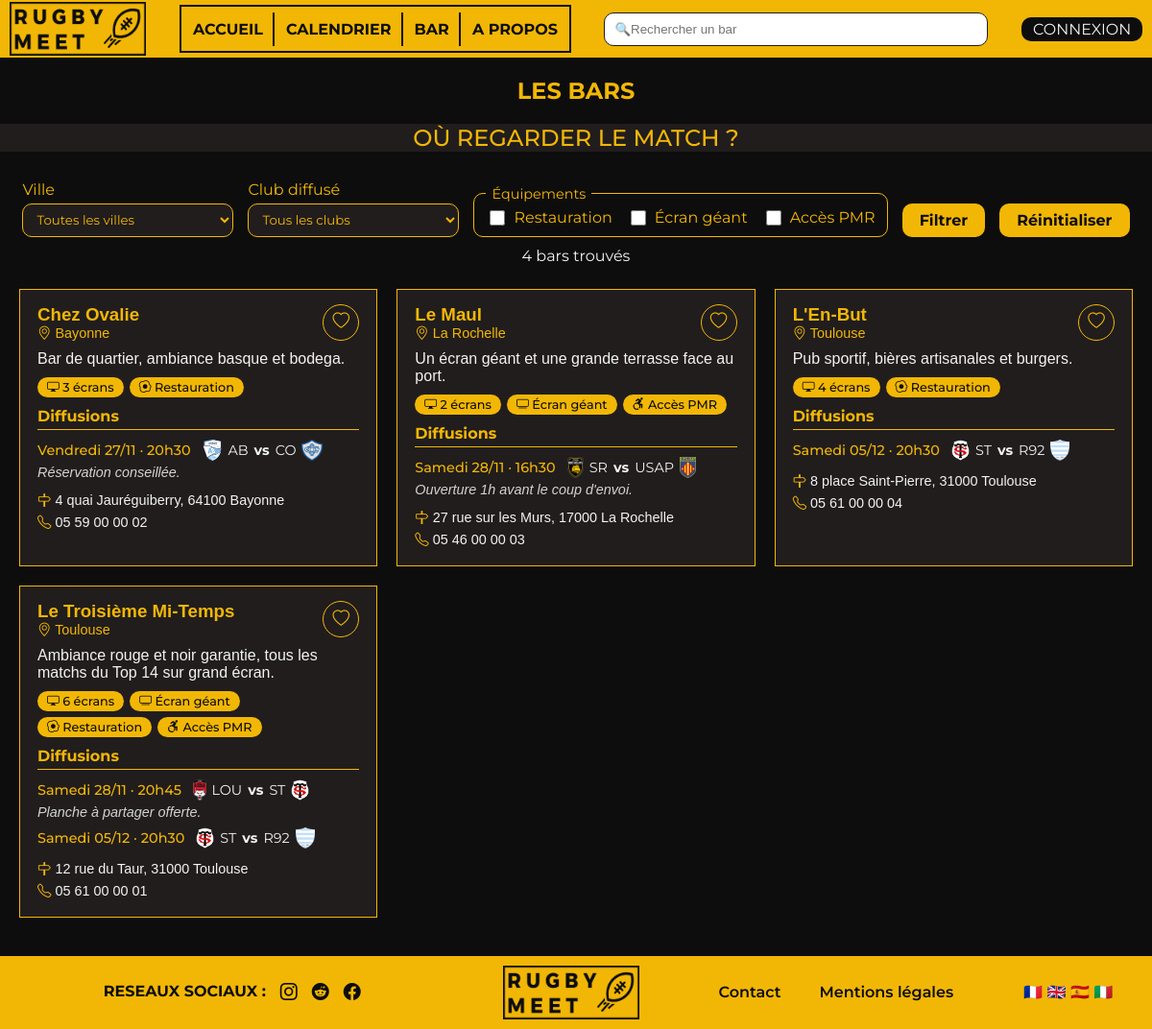
The app's page /bars with its own data.
### tables this page shows
CREATE TABLE bar (
    id_bar         INT UNSIGNED NOT NULL AUTO_INCREMENT,
    nom            VARCHAR(100) NOT NULL,
    adresse        VARCHAR(255) NOT NULL,
    code_postal    CHAR(5)      NOT NULL,
    ville          VARCHAR(100) NOT NULL,
    telephone      VARCHAR(20)  NULL,
    `description`  TEXT         NULL,
    photo          VARCHAR(255) NULL,          
    nb_ecrans      INT UNSIGNED NOT NULL DEFAULT 1,
    restauration   BOOLEAN      NOT NULL DEFAULT 0,
    ecran_geant    BOOLEAN      NOT NULL DEFAULT 0,
    acces_pmr      BOOLEAN      NOT NULL DEFAULT 0,
    id_utilisateur INT UNSIGNED NOT NULL,
    CONSTRAINT pk_bar PRIMARY KEY (id_bar),
    CONSTRAINT uq_bar_gerant UNIQUE (id_utilisateur),
    CONSTRAINT uq_bar_adresse UNIQUE (adresse, code_postal, ville),
    CONSTRAINT ck_bar_code_postal CHECK (code_postal REGEXP '^[0-9]{5}$'),
    CONSTRAINT fk_bar_utilisateur FOREIGN KEY (id_utilisateur)
        REFERENCES utilisateur (id_utilisateur) ON DELETE CASCADE ON UPDATE CASCADE
);

CREATE TABLE evenement (
    id_evenement          INT UNSIGNED NOT NULL AUTO_INCREMENT,
    date_heure_diffusion  DATETIME NOT NULL,
    infos_complementaires TEXT     NULL,       
    id_bar                INT UNSIGNED NOT NULL,
    id_rencontre          INT UNSIGNED NOT NULL,
    CONSTRAINT pk_evenement PRIMARY KEY (id_evenement),
    CONSTRAINT uq_evenement_bar_rencontre UNIQUE (id_bar, id_rencontre),
    CONSTRAINT fk_evenement_bar FOREIGN KEY (id_bar)
        REFERENCES bar (id_bar) ON DELETE CASCADE ON UPDATE CASCADE,
    CONSTRAINT fk_evenement_rencontre FOREIGN KEY (id_rencontre)
        REFERENCES rencontre (id_rencontre) ON DELETE RESTRICT ON UPDATE CASCADE
);

CREATE TABLE club (
    id_club      INT UNSIGNED NOT NULL AUTO_INCREMENT,
    nom          VARCHAR(100) NOT NULL,
    abreviation  VARCHAR(5)   NOT NULL,
    logo         VARCHAR(255) NOT NULL,
    theme        VARCHAR(30)  NULL,           
    CONSTRAINT pk_club PRIMARY KEY (id_club),
    CONSTRAINT uq_club_nom UNIQUE (nom),
    CONSTRAINT uq_club_abreviation UNIQUE (abreviation),
    CONSTRAINT uq_club_logo UNIQUE (logo),
    CONSTRAINT uq_club_theme UNIQUE (theme)   
);

### app/Core/Controller.php (called while the page is built, shortened)
<?php
abstract class Controller {
    protected function view(string $name, array $data = []): void {
        extract($data, EXTR_SKIP);
        require ROOT . '/app/Views/layout/top.php';
        require ROOT . '/app/Views/' . $name . '.php';
        require ROOT . '/app/Views/layout/bottom.php';
    }
}

### app/Controllers/BarController.php (called while the page is built, shortened)
<?php
class BarController extends Controller {
    public function index(): void {
        $bars = new BarModel();
        $clubs = (new ClubModel())->list();
        $cities = $bars->cities();
        $filters = [
            'q'            => mb_substr(trim(is_string($_GET['q'] ?? null) ? $_GET['q'] : ''), 0, 100),
            'ville'        => in_array($_GET['ville'] ?? '', $cities, true) ? $_GET['ville'] : '',
            'club'         => null,
            'restauration' => !empty($_GET['restauration']),
            'ecran_geant'  => !empty($_GET['ecran_geant']),
            'acces_pmr'    => !empty($_GET['acces_pmr']),
        ];
        $now = date('Y-m-d H:i:s');
        $list = $bars->search($filters, $now);
        $events = (new EvenementModel())->upcomingByBars(array_column($list, 'id_bar'), $now);
        $favorites = Auth::isRole(Auth::ROLE_SUPPORTER)
            ? (new UtilisateurModel())->favoriteBarIds((int) Auth::user()['id_utilisateur'])
            : [];
        $this->view('bars/index', [
            'title'     => 'Bars',
            'styles'    => ['filters.css', 'bar.css'],
            'bars'      => $list,
            'events'    => $events,
            'cities'    => $cities,
            'clubs'     => $clubs,
            'filters'   => $filters,
            'favorites' => $favorites,
        ]);
    }
}

### public/index.php (called while the page is built, shortened)
<?php
spl_autoload_register(function (string $class): void {
    $prefix = 'App\\';
    $path = ROOT . '/app/' . str_replace('\\', '/', substr($class, strlen($prefix))) . '.php';
});
require ROOT . '/app/Core/helpers.php';
$router = new Router();
$router->dispatch($_SERVER['REQUEST_METHOD'], $_SERVER['REQUEST_URI']);

### app/Core/helpers.php (called while the page is built, shortened)
<?php
function e(mixed $value): string {
    return htmlspecialchars((string) $value, ENT_QUOTES | ENT_SUBSTITUTE, 'UTF-8');
}
function base_path(): string {
    $dir = str_replace('\\', '/', dirname($_SERVER['SCRIPT_NAME'] ?? ''));
    return ($dir === '/' || $dir === '.') ? '' : rtrim($dir, '/');
}
function url(string $path = '/'): string {
    return base_path() . '/' . ltrim($path, '/');
}
function asset(string $path): string {
    $segments = array_map('rawurlencode', explode('/', ltrim($path, '/')));
    return base_path() . '/' . implode('/', $segments);
}
function fr_date(string $iso): string {
    $d = DateTime::createFromFormat('Y-m-d', substr($iso, 0, 10));
    return JOURS_FR[(int) $d->format('w')] . ' ' . $d->format('d/m');
}
function fr_time(?string $time): string {
    return $time === null || $time === '' ? 'Horaire à venir' : str_replace(':', 'h', substr($time, 0, 5));
}
function fr_datetime(string $dt): string {
    return fr_date($dt) . ' · ' . fr_time(substr($dt, 11, 5));
}
function plural(int $n, string $singular, ?string $plural = null): string {
    return $n . ' ' . ($n > 1 ? ($plural ?? $singular . 's') : $singular);
}

### app/Core/Database.php (called while the page is built, shortened)
<?php
class Database {
    private static ?PDO $pdo = null;
    public static function pdo(): PDO {
        if (self::$pdo === null) {
            self::$pdo = new PDO(
                DB_DSN,
                DB_USER,
                DB_PASS,
                [
                    PDO::ATTR_ERRMODE            => PDO::ERRMODE_EXCEPTION,
                    PDO::ATTR_DEFAULT_FETCH_MODE => PDO::FETCH_ASSOC,
                    PDO::ATTR_EMULATE_PREPARES   => false,
                ]
            );
        }
        return self::$pdo;
    }
}

### app/Models/Model.php (called while the page is built, shortened)
<?php
abstract class Model {
    protected PDO $db;
    public function __construct() {
        $this->db = Database::pdo();
    }
    protected function run(string $sql, array $params = []): PDOStatement {
        $stmt = $this->db->prepare($sql);
        $stmt->execute($params);
        return $stmt;
    }
    protected function all(string $sql, array $params = []): array {
        return $this->run($sql, $params)->fetchAll();
    }
}

### app/Models/BarModel.php (called while the page is built, shortened)
<?php
class BarModel extends Model {
    public function cities(): array {
        return array_column($this->all('SELECT DISTINCT ville FROM bar ORDER BY ville'), 'ville');
    }
    public function search(array $f, string $now): array {
        $where = [];
        $params = [];
        $sql = 'SELECT ' . self::COLUMNS . ' FROM bar b'
            . ($where ? ' WHERE ' . implode(' AND ', $where) : '') . ' ORDER BY b.ville, b.nom';
        return $this->all($sql, $params);
    }
}

### app/Core/Auth.php (called while the page is built, shortened)
<?php
class Auth {
    private static ?array $user = null;
    public static function user(): ?array {
        return self::$user;
    }
    public static function check(): bool {
        return self::user() !== null;
    }
}

### app/Models/EvenementModel.php (called while the page is built, shortened)
<?php
class EvenementModel extends Model {
    public function upcomingByBars(array $barIds, string $now): array {
        $in = implode(',', array_fill(0, count($barIds), '?'));
        $rows = $this->all(self::SELECT . " WHERE ev.id_bar IN ($in) AND ev.date_heure_diffusion >= ?
                                           ORDER BY ev.date_heure_diffusion", [...array_values($barIds), $now]);
        $byBar = [];
        foreach ($rows as $row) {
            $byBar[(int) $row['id_bar']][] = $row;
        }
        return $byBar;
    }
}

### app/Views/bars/index.php (the view, shortened to what this page needs)
<?php
$isVisitor = !Auth::check();
?>
        <section id="titles">
            <h1>LES BARS</h1>
            <div><h2>OÙ REGARDER LE MATCH ?</h2></div>
        </section>
        <form id="filters" method="get" action="<?= e(url('/bars')) ?>" aria-label="Filtrer les bars">
            <div class="filter">
                <label for="filterCity">Ville</label>
                <select id="filterCity" name="ville">
                    <option value="">Toutes les villes</option>
                </select>
            </div>
            <div class="filter">
                <label for="filterTeam">Club diffusé</label>
                <select id="filterTeam" name="club">
                    <option value="">Tous les clubs</option>
                </select>
            </div>
            <fieldset class="filter-options">
                <legend>Équipements</legend>
                <label><input type="checkbox" id="optFood" name="restauration" value="1"<?= $filters['restauration'] ? ' checked' : '' ?>> Restauration</label>
                <label><input type="checkbox" id="optBig" name="ecran_geant" value="1"<?= $filters['ecran_geant'] ? ' checked' : '' ?>> Écran géant</label>
                <label><input type="checkbox" id="optPmr" name="acces_pmr" value="1"<?= $filters['acces_pmr'] ? ' checked' : '' ?>> Accès PMR</label>
            </fieldset>
            <button type="submit" class="btn-filter">Filtrer</button>
            <a href="<?= e(url('/bars')) ?>" class="btn-filter">Réinitialiser</a>
        </form>
        <p id="resultCount" class="note" aria-live="polite"><?= e(plural(count($bars), 'bar') . ' ' . (count($bars) > 1 ? 'trouvés' : 'trouvé')) ?><?= $filters['q'] !== '' ? ' pour « ' . e($filters['q']) . ' »' : '' ?></p>
        <section id="barList" aria-label="Liste des bars">
<?php foreach ($bars as $b): $isFav = in_array((int) $b['id_bar'], $favorites, true); ?>
            <article class="bar-card">
              <div class="bar-head">
                <div>
                  <h3><?= e($b['nom']) ?></h3>
                  <p class="bar-city"><i class="bi bi-geo-alt"></i> <?= e($b['ville']) ?></p>
                </div>
<?php if ($isVisitor): ?>
                <a class="fav" href="<?= e(url('/connexion')) ?>" title="Connecte-toi pour ajouter ce bar à tes favoris" aria-label="Se connecter pour ajouter aux favoris"><i class="bi bi-heart"></i></a>
<?php endif; ?>
              </div>
<?php if ($b['description']): ?>
              <p class="bar-desc"><?= nl2br(e($b['description'])) ?></p>
<?php endif; ?>
              <ul class="badges" aria-label="Équipements">
                <li><i class="bi bi-display"></i> <?= e(plural((int) $b['nb_ecrans'], 'écran')) ?></li>
<?php if ($b['ecran_geant']): ?>                <li><i class="bi bi-tv"></i> Écran géant</li>
<?php endif; if ($b['restauration']): ?>                <li><i class="bi bi-egg-fried"></i> Restauration</li>
<?php endif; if ($b['acces_pmr']): ?>                <li><i class="bi bi-person-wheelchair"></i> Accès PMR</li>
<?php endif; ?>
              </ul>
              <h4>Diffusions</h4>
              <ul class="bar-events">
<?php foreach ($events[(int) $b['id_bar']] ?? [] as $ev): ?>
                <li class="bar-event">
                  <span class="ev-date"><?= e(fr_datetime($ev['date_heure_diffusion'])) ?></span>
                  <span class="ev-teams">
                    <img src="<?= e(asset($ev['domicile_logo'])) ?>" alt=""><?= e($ev['domicile_abr']) ?>
                    <b>vs</b>
                    <?= e($ev['exterieur_abr']) ?><img src="<?= e(asset($ev['exterieur_logo'])) ?>" alt="">
                  </span>
<?php if ($ev['infos_complementaires']): ?>
                  <span class="ev-note"><?= e($ev['infos_complementaires']) ?></span>
<?php endif; ?>
                </li>
<?php endforeach; ?>
              </ul>
              <p class="bar-contact"><i class="bi bi-signpost"></i> <?= e($b['adresse'] . ', ' . $b['code_postal'] . ' ' . $b['ville']) ?><?php if ($b['telephone']): ?><br><i class="bi bi-telephone"></i> <?= e($b['telephone']) ?><?php endif; ?></p>
            </article>
<?php endforeach; ?>
        </section>

### records on screen
bar: nom "Chez Ovalie", ville "Bayonne", description "Bar de quartier, ambiance basque et bodega.", nb_ecrans "3 écrans", restauration 1 (drawn), adresse+code_postal+ville "4 quai Jauréguiberry, 64100 Bayonne", telephone "05 59 00 00 02"
evenement: date_heure_diffusion "Vendredi 27/11 · 20h30", club.logo (picture), club.abreviation "AB", club.abreviation "CO", infos_complementaires "Réservation conseillée."
bar: nom "Le Maul", ville "La Rochelle", description "Un écran géant et une grande terrasse face au port.", nb_ecrans "2 écrans", ecran_geant 1 (drawn), acces_pmr 1 (drawn), adresse+code_postal+ville "27 rue sur les Murs, 17000 La Rochelle", telephone "05 46 00 00 03"
evenement: date_heure_diffusion "Samedi 28/11 · 16h30", club.logo (picture), club.abreviation "SR", club.abreviation "USAP", infos_complementaires "Ouverture 1h avant le coup d'envoi."
bar: nom "L'En-But", ville "Toulouse", description "Pub sportif, bières artisanales et burgers.", nb_ecrans "4 écrans", restauration 1 (drawn), adresse+code_postal+ville "8 place Saint-Pierre, 31000 Toulouse", telephone "05 61 00 00 04"
evenement: date_heure_diffusion "Samedi 05/12 · 20h30", club.logo (picture), club.abreviation "ST", club.abreviation "R92"
bar: nom "Le Troisième Mi-Temps", ville "Toulouse", description "Ambiance rouge et noir garantie, tous les matchs du Top 14 sur grand écran.", nb_ecrans "6 écrans", ecran_geant 1 (drawn), restauration 1 (drawn), acces_pmr 1 (drawn), adresse+code_postal+ville "12 rue du Taur, 31000 Toulouse", telephone "05 61 00 00 01"
evenement: date_heure_diffusion "Samedi 28/11 · 20h45", club.logo (picture), club.abreviation "LOU", club.abreviation "ST", infos_complementaires "Planche à partager offerte."
evenement: date_heure_diffusion "Samedi 05/12 · 20h30", club.logo (picture), club.abreviation "ST", club.abreviation "R92"
